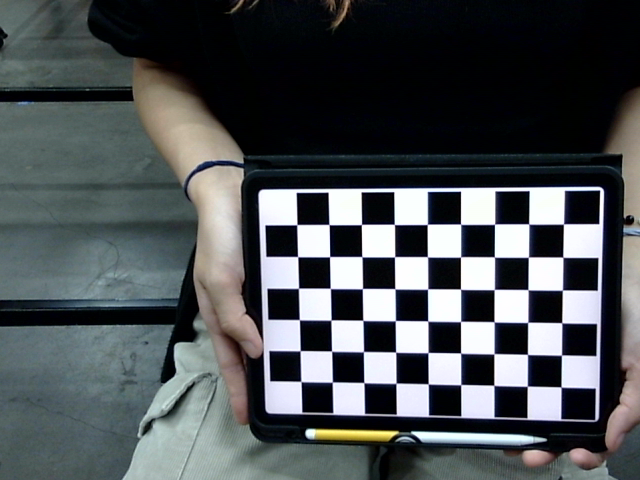
#> input picture images/stereoLeft/imageL0.png, 640 x 480 px; its folder holds 4 pictures in this run
$ python demo_pcloud.py   (older library calls are emulated)
#> lines starting #> are read from the running program, lines starting #| are printed output that depends on the picture; pictures that were not available may be replaced by others from this repository, and a replacement may not be noted
# Package importation
import numpy as np
import cv2
import glob
from plyfile import PlyData, PlyElement


# Filtering
kernel= np.ones((3,3),np.uint8)

def coords_mouse_disp(event,x,y,flags,param):
    if event == cv2.EVENT_LBUTTONDBLCLK:
        average=0
        for u in range (-1,2):
            for v in range (-1,2):
                average += disp[y+u,x+v]
        average=average/9
        Distance= -593.97*average**(3) + 1506.8*average**(2) - 1373.1*average + 522.06
        Distance= np.around(Distance*0.01,decimals=2)
        if Distance <= 0.5:
            print('Warning --- Distance: '+ str(Distance)+' m')
        else:
            print('Distance: '+ str(Distance)+' m')

#*************************************************
#***** Parameters for Distortion Calibration *****
#*************************************************

# Termination criteria
criteria =(cv2.TERM_CRITERIA_EPS + cv2.TERM_CRITERIA_MAX_ITER, 30, 0.001)
criteria_stereo= (cv2.TERM_CRITERIA_EPS + cv2.TERM_CRITERIA_MAX_ITER, 30, 0.001)

# Prepare object points
objp = np.zeros((9*6,3), np.float32)
objp[:,:2] = np.mgrid[0:9,0:6].T.reshape(-1,2)

# Arrays to store object points and image points from all images
objpoints= []   # 3d points in real world space
imgpointsR= []   # 2d points in image plane
imgpointsL= []

imagesLeft = glob.glob('images/stereoLeft/*.png')
imagesRight = glob.glob('images/stereoRight/*.png')

# Start calibration from the camera
print('Starting calibration for the 2 cameras... ')
# Call all saved images
for imgLeft, imgRight in zip(imagesLeft, imagesRight):
    ChessImaL = cv2.imread(imgLeft)
#> ChessImaL is the input picture: shape (480, 640, 3); mean B, G, R 82.7, 80.2, 75.6
    ChessImaR = cv2.imread(imgRight)
    ChessImaL = cv2.cvtColor(ChessImaL, cv2.COLOR_BGR2GRAY)
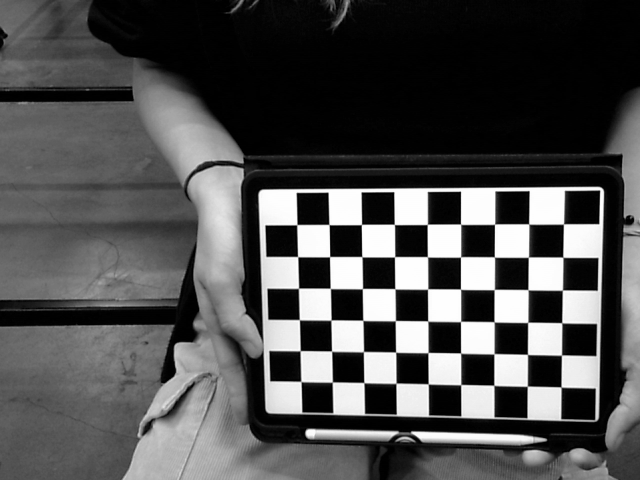
#> ChessImaL: shape (480, 640); min 0, max 254, mean 79.1
    ChessImaR = cv2.cvtColor(ChessImaR, cv2.COLOR_BGR2GRAY)
    retR, cornersR = cv2.findChessboardCorners(ChessImaR,
                                               (9,6),None)  # Define the number of chees corners we are looking for
#> retR = True; cornersR = 54 rows, first 8: [558, 382], [527.3, 386.2], [493.8, 385.3], [460.7, 384.6], [428.2, 383.9], [396, 383.2], [363.8, 382.5], [332.3, 382.1]
    retL, cornersL = cv2.findChessboardCorners(ChessImaL,
                                               (9,6),None)  # Left side
#> retL = True; cornersL has the same summary as cornersR
    if (True == retR) & (True == retL):
        objpoints.append(objp)
        cv2.cornerSubPix(ChessImaR,cornersR,(11,11),(-1,-1),criteria)
        cv2.cornerSubPix(ChessImaL,cornersL,(11,11),(-1,-1),criteria)
        imgpointsR.append(cornersR)
        imgpointsL.append(cornersL)

# Determine the new values for different parameters
#   Right Side
retR, mtxR, distR, rvecsR, tvecsR = cv2.calibrateCamera(objpoints,
                                                        imgpointsR,
                                                        ChessImaR.shape[::-1],None,None)
#> retR = 0.0864; mtxR = [[1063.2, 0, 321.2], [0, 1062.7, 277.9], [0, 0, 1]]; distR = [[-0.118, 5.11, 0.00835, 0.00619, -43.15]]; rvecsR = ([0.218, -0.285, 3.11],); tvecsR = ([7.28, 3.3, 32.54],)
hR,wR= ChessImaR.shape[:2]
#> hR = 480; wR = 640
OmtxR, roiR= cv2.getOptimalNewCameraMatrix(mtxR,distR,
                                                   (wR,hR),1,(wR,hR))
#> OmtxR = [[628.2, 0, 201.9], [0, 590.3, 364.6], [0, 0, 1]]; roiR = (12, 210, 377, 265)

#   Left Side
retL, mtxL, distL, rvecsL, tvecsL = cv2.calibrateCamera(objpoints,
                                                        imgpointsL,
                                                        ChessImaL.shape[::-1],None,None)
#> retL = 0.0864; mtxL has the same summary as mtxR; distL = [[-0.118, 5.11, 0.00835, 0.00619, -43.15]]; rvecsL = ([0.218, -0.285, 3.11],); tvecsL = ([7.28, 3.3, 32.54],)
hL,wL= ChessImaL.shape[:2]
#> hL = 480; wL = 640
OmtxL, roiL= cv2.getOptimalNewCameraMatrix(mtxL,distL,(wL,hL),1,(wL,hL))
#> OmtxL = [[628.2, 0, 201.9], [0, 590.3, 364.6], [0, 0, 1]]; roiL = (12, 210, 377, 265)

print('Ready to process the images')

#********************************************
#***** Calibrate the Cameras for Stereo *****
#********************************************

# StereoCalibrate function
retS, MLS, dLS, MRS, dRS, R, T, E, F= cv2.stereoCalibrate(objpoints,
                                                          imgpointsL,
                                                          imgpointsR,
                                                          mtxL,
                                                          distL,
                                                          mtxR,
                                                          distR,
                                                          ChessImaR.shape[::-1],
                                                          criteria = criteria_stereo,
                                                          flags = cv2.CALIB_FIX_INTRINSIC)
#> retS = 0.0864; MLS has the same summary as mtxR; dLS = [[-0.118, 5.11, 0.00835, 0.00619, -43.15]]; MRS has the same summary as mtxR; dRS = [[-0.118, 5.11, 0.00835, 0.00619, -43.15]]; R = [[1, -2.06e-12, -5.88e-15], [2.06e-12, 1, 3.91e-14], [5.88e-15, -3.91e-14, 1]]; T = [7.88e-14, 1.13e-12, 5.01e-12]; E = [[-1.03e-23, -5.01e-12, 1.13e-12], [5.01e-12, -1.03e-23, -7.88e-14], [-1.13e-12, 7.88e-14, 9.72e-27]]; F = [[4.09e-06, 1985144.4, -1.03e+09], [-1985144.4, 4.09e-06, 670830252.9], [1.03e+09, -670830252.9, 1]]

# StereoRectify function
rectify_scale= 0 # if 0 image cropped, if 1 image nor cropped
RL, RR, PL, PR, Q, roiL, roiR= cv2.stereoRectify(MLS, dLS, MRS, dRS,
                                                 ChessImaR.shape[::-1], R, T,
                                                 rectify_scale,(0,0))  # last paramater is alpha, if 0= croped, if 1= not croped
#> RL = [[1, -0.0153, -0.0123], [0.0153, 0.22, 0.975], [-0.0123, -0.975, 0.22]]; RR has the same summary as RL; PL = [[1063.2, 0, 219.2, 0], [0, 1063.2, -17328.4, 0], [0, 0, 1, 0]]; PR = [[1063.2, 0, 219.2, 0], [0, 1063.2, -17328.4, 5.46e-09], [0, 0, 1, 0]]; Q = [[1, 0, 0, -219.2], [0, 1, 0, 17328.4], [0, 0, 0, 1063.2], [0, 0, -1.95e+11, 0]]; roiL = (0, 0, 640, 480); roiR = (0, 0, 640, 480)
# initUndistortRectifyMap function
Left_Stereo_Map= cv2.initUndistortRectifyMap(MLS, dLS, RL, PL,
                                             ChessImaR.shape[::-1], cv2.CV_16SC2)   # cv2.CV_16SC2 this format enables us the programme to work faster
Right_Stereo_Map= cv2.initUndistortRectifyMap(MRS, dRS, RR, PR,
                                              ChessImaR.shape[::-1], cv2.CV_16SC2)


#*******************************************
#***** Parameters for the StereoVision *****
#*******************************************

# Create StereoSGBM and prepare all parameters
window_size = 3
min_disp = 2
num_disp = 130-min_disp
stereo = cv2.StereoSGBM_create(minDisparity = min_disp,
    numDisparities = num_disp,
    blockSize = window_size,
    uniquenessRatio = 10,
    speckleWindowSize = 100,
    speckleRange = 32,
    disp12MaxDiff = 5,
    P1 = 8*3*window_size**2,
    P2 = 32*3*window_size**2)

# Used for the filtered image
stereoR=cv2.ximgproc.createRightMatcher(stereo) # Create another stereo for right this time

# WLS FILTER Parameters
lmbda = 80000
sigma = 1.8
visual_multiplier = 1.0

wls_filter = cv2.ximgproc.createDisparityWLSFilter(matcher_left=stereo)
wls_filter.setLambda(lmbda)
wls_filter.setSigmaColor(sigma)

#*************************************
#***** Image processing **************
#*************************************

# Load the left and right images
left_image = cv2.imread('left_image.png')
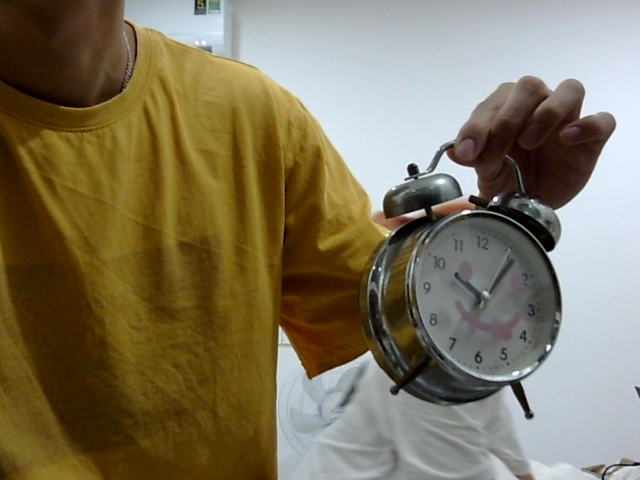
#> input picture left_image.png, 640 x 480 px
#> left_image is the input picture: shape (480, 640, 3); mean B, G, R 92.8, 117.7, 127.4
right_image = cv2.imread('right_image.png')
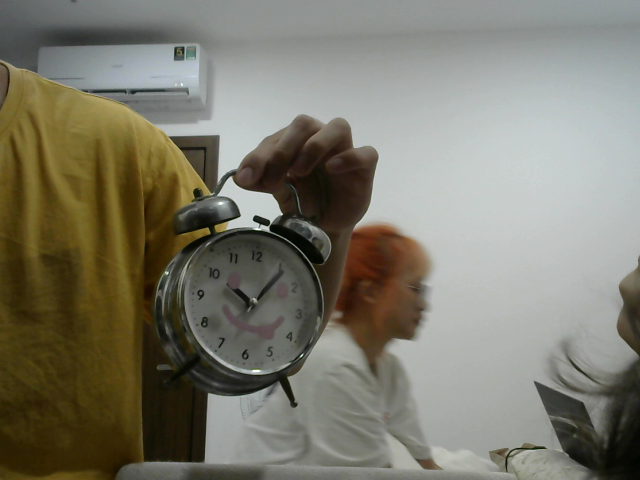
#> input picture right_image.png, 640 x 480 px
#> right_image is the input picture: shape (480, 640, 3); mean B, G, R 108.6, 122.2, 124.5

# Rectify the images on rotation and alignment
Left_nice= cv2.remap(left_image,Left_Stereo_Map[0],Left_Stereo_Map[1], interpolation = cv2.INTER_LANCZOS4, borderMode = cv2.BORDER_CONSTANT)
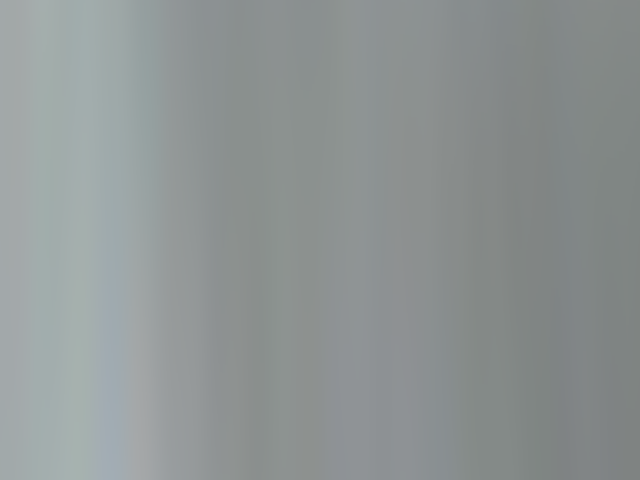
#> Left_nice: shape (480, 640, 3); mean B, G, R 148.7, 149, 142.9
# Rectify the image using the calibration parameters founds during the initialization
Right_nice= cv2.remap(right_image,Right_Stereo_Map[0],Right_Stereo_Map[1], interpolation = cv2.INTER_LANCZOS4, borderMode = cv2.BORDER_CONSTANT)
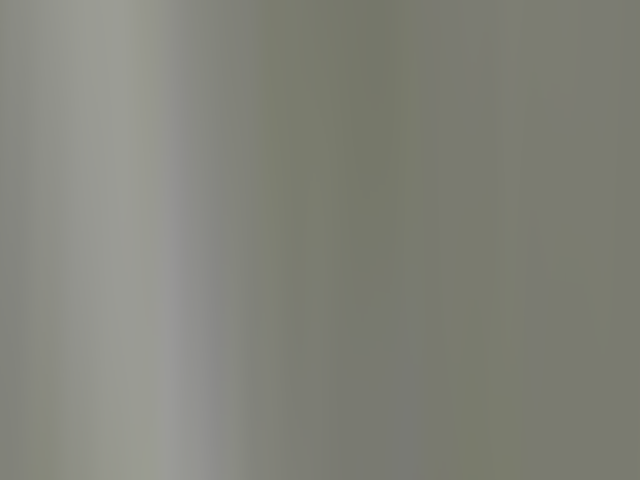
#> Right_nice: shape (480, 640, 3); mean B, G, R 122.2, 131.6, 130.5

# Convert from color(BGR) to gray
grayR= cv2.cvtColor(Right_nice,cv2.COLOR_BGR2GRAY)
grayL= cv2.cvtColor(Left_nice,cv2.COLOR_BGR2GRAY)

# Compute the 2 images for the Depth_image
disparity = stereo.compute(grayL,grayR)
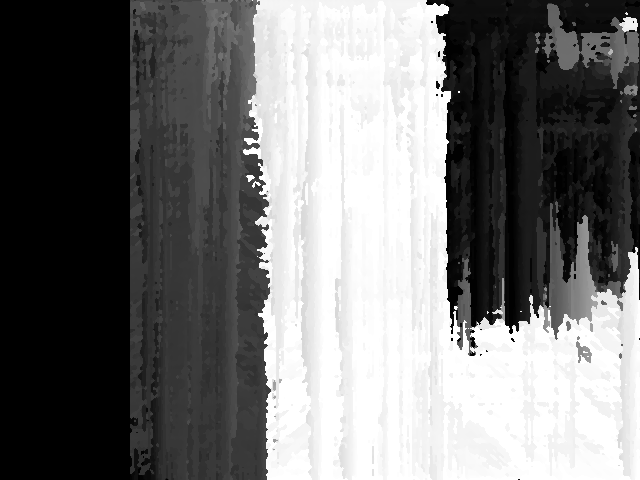
#> disparity: shape (480, 640) int16; min 16, max 2064, mean 951.1; drawn with min black and max white
# disparity_map = stereo.compute(grayL,grayR)

# Normalize the disparity map to [0, 255]
disparitynorm = cv2.normalize(disparity, disparity, alpha=0, beta=255, norm_type=cv2.NORM_MINMAX)

# Load the left image in color
color_image = cv2.imread('left_image.png')

# Create an empty array for the 3D points
points_3D = np.zeros((color_image.shape[0] * color_image.shape[1], 3), dtype=np.float32)

# Create an empty array for the colors
colors = np.zeros((color_image.shape[0] * color_image.shape[1], 3), dtype=np.uint8)

# Fill the 3D points and colors arrays
i = 0
for y in range(color_image.shape[0]):
    for x in range(color_image.shape[1]):
        points_3D[i] = [x, y, disparitynorm[y,x]]
        colors[i] = color_image[y,x]
        i += 1
#> after the loop, i = 307200

# Create a vertex element from the 3D points and colors arrays
vertex = np.array([tuple(points_3D[i]) + tuple(colors[i]) for i in range(points_3D.shape[0])], dtype=[('x', 'f4'), ('y', 'f4'), ('z', 'f4'), ('red', 'u1'), ('green', 'u1'), ('blue', 'u1')])

# Create a PlyElement from the vertex element
#> (the run stopped early here; a loop or call above may not have finished)
